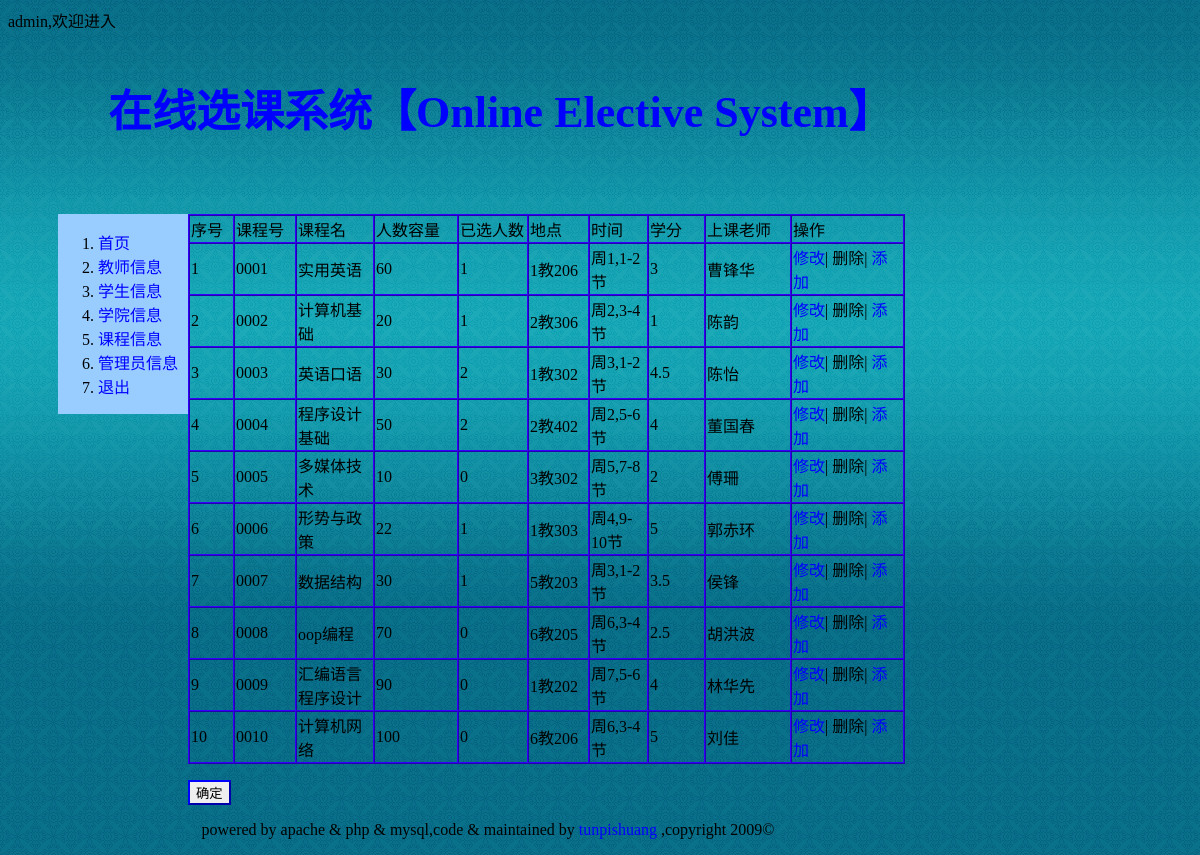
The page /info_course.php (signed in) on the database its author committed.
### tables this page shows
CREATE TABLE `course`  (
  `id` int(11) NOT NULL AUTO_INCREMENT,
  `cid` varchar(10) NULL DEFAULT NULL,
  `cname` varchar(50) NULL DEFAULT NULL,
  `ccapacity` int(11) NULL DEFAULT NULL,
  `cplace` varchar(20) NULL DEFAULT NULL,
  `ctime` varchar(20) NULL DEFAULT NULL,
  `ccredit` float NULL DEFAULT NULL,
  `c_tid` varchar(20) NULL DEFAULT NULL,
  PRIMARY KEY (`id`) USING BTREE,
  UNIQUE INDEX `id`(`id`) USING BTREE,
  UNIQUE INDEX `cid`(`cid`) USING BTREE,
  INDEX `c_tid`(`c_tid`) USING BTREE
);

CREATE TABLE `teacher`  (
  `id` int(11) NOT NULL AUTO_INCREMENT,
  `tid` varchar(20) NOT NULL,
  `tname` varchar(20) NULL DEFAULT NULL,
  `tpass` varchar(20) NULL DEFAULT NULL,
  `t_did` varchar(20) NULL DEFAULT NULL,
  PRIMARY KEY (`id`) USING BTREE,
  UNIQUE INDEX `id`(`id`) USING BTREE,
  UNIQUE INDEX `tid`(`tid`) USING BTREE,
  INDEX `t_did`(`t_did`) USING BTREE
);

### info_course.php (the view, shortened to what this page needs)
<!DOCTYPE html PUBLIC "-//W3C//DTD XHTML 1.0 Transitional//EN" "http://www.w3.org/TR/xhtml1/DTD/xhtml1-transitional.dtd">
<html xmlns="http://www.w3.org/1999/xhtml">
<head>
<link href="css/style.css" rel="stylesheet" type="text/css" />
</head>
<body>
<div id="container">
	<?php echo $_SESSION["name"]?>,欢迎进入
	<?php include("header.php")?>
      <?php
	  if(isset($_SESSION["aid"]))
	  	include("nav_admin.php");
	  ?>
      <form action="course_select_process.php" method="post">
      <div id="main">
        <table width="717" border="1" cellspacing="0"  >
      <tr>
      	<td width="41">序号</td>
        <td width="58">课程号</td>
        <td width="74">课程名</td>
        <td width="80">人数容量</td>
        <td width="66">已选人数</td>
        <td width="57">地点</td>
        <td width="55">时间</td>
        <td width="53">学分　</td>
        <td width="82">上课老师</td>
        <td width="109">操作</td>
      </tr>
      <?php
      $result = mysql_query("Select count(*) as course_num from course");
      list($course_num)=mysql_fetch_array($result);
      $query = "select course.id,cid,cname,ccapacity,cplace,ctime,ccredit,tname from course,teacher where course.c_tid=teacher.tid order by course.cid";
      $result = mysql_query($query);
      for($i=0;$i<$course_num;$i++) {
          list($id,$cid,$cname,$ccapacity,$cplace,$ctime,$ccredit,$tname)=mysql_fetch_array($result);
		  $result2=mysql_query("select count(*) from sc,course,student,teacher
				where sc_sid=student.sid
				and sc_cid=course.cid
				and course.c_tid=teacher.tid
				and sc_cid=".$cid."");
		list($c_num)=mysql_fetch_array($result2);
          if(isset($_SESSION["aid"]))
		  echo "
		  <tr>
			  <td>".$id."</td>
			  <td>".$cid."</td>
			  <td>".$cname." </td>
			  <td>".$ccapacity. "</td>
			  <td>".$c_num. "</td>
			  <td>".$cplace ."</td>
			  <td>".$ctime."</td>
			  <td>".$ccredit."</td>
			  <td>".$tname."</td>
			  <td>
			  <a href=\"course_modify.php?course_id=".$cid."\">修改</a>|
			  	  删除|
				  <a href=\"course_add.php\">添加</a>
			  </td>
		  </tr>";
      }
    ?>
    </table>
    <p>
    <input type="submit" value="确定"  />
    </p>
  </div>
    </form>
 <?php include("footer.php")?>
</div>
</body>
</html>

### css/style.css (style rules this page uses)
body { background-image:url(../img/blue.gif); background-repeat:repeat-x; }
input { border-width:2px; border-color:#00F; }
a:link { color:#00F; text-decoration:none; }
#container { width:960px; margin:0,100px; }
#main { margin-top:30px; float:left; margin-left:0px; }
#main table { border-width:1px; border-color:#30F; }
#main table tr td { border-width:1px; border-color:#30F; }

### rows shown on the page
course: id "1", cid "0001", cname "实用英语", ccapacity "60", c_num "1", cplace "1教206", ctime "周1,1-2节", ccredit "3", teacher.tname "曹锋华"
course: id "2", cid "0002", cname "计算机基础", ccapacity "20", c_num "1", cplace "2教306", ctime "周2,3-4节", ccredit "1", teacher.tname "陈韵"
course: id "3", cid "0003", cname "英语口语", ccapacity "30", c_num "2", cplace "1教302", ctime "周3,1-2节", ccredit "4.5", teacher.tname "陈怡"
course: id "4", cid "0004", cname "程序设计基础", ccapacity "50", c_num "2", cplace "2教402", ctime "周2,5-6节", ccredit "4", teacher.tname "董国春"
course: id "5", cid "0005", cname "多媒体技术", ccapacity "10", c_num "0", cplace "3教302", ctime "周5,7-8节", ccredit "2", teacher.tname "傅珊"
course: id "6", cid "0006", cname "形势与政策", ccapacity "22", c_num "1", cplace "1教303", ctime "周4,9-10节", ccredit "5", teacher.tname "郭赤环"
course: id "7", cid "0007", cname "数据结构", ccapacity "30", c_num "1", cplace "5教203", ctime "周3,1-2节", ccredit "3.5", teacher.tname "侯锋"
course: id "8", cid "0008", cname "oop编程", ccapacity "70", c_num "0", cplace "6教205", ctime "周6,3-4节", ccredit "2.5", teacher.tname "胡洪波"
course: id "9", cid "0009", cname "汇编语言程序设计", ccapacity "90", c_num "0", cplace "1教202", ctime "周7,5-6节", ccredit "4", teacher.tname "林华先"
course: id "10", cid "0010", cname "计算机网络", ccapacity "100", c_num "0", cplace "6教206", ctime "周6,3-4节", ccredit "5", teacher.tname "刘佳"

### other values the page prints
$_SESSION["name"] "admin"
